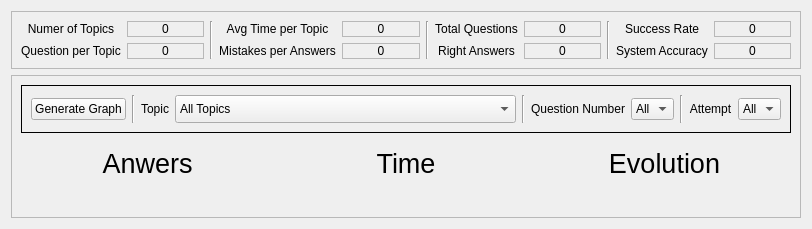
             <widget class="QWidget" name="tab_12">
              <attribute name="title">
               <string>Information</string>
              </attribute>
              <layout class="QVBoxLayout" name="verticalLayout_19">
               <item>
                <widget class="QFrame" name="frame_81">
                 <property name="maximumSize">
                  <size>
                   <width>11111</width>
                   <height>71</height>
                  </size>
                 </property>
                 <property name="frameShape">
                  <enum>QFrame::StyledPanel</enum>
                 </property>
                 <property name="frameShadow">
                  <enum>QFrame::Raised</enum>
                 </property>
                 <layout class="QGridLayout" name="gridLayout_59">
                  <item row="0" column="0">
                   <widget class="QLabel" name="label_216">
                    <property name="text">
                     <string>Numer of Topics</string>
                    </property>
                    <property name="alignment">
                     <set>Qt::AlignCenter</set>
                    </property>
                   </widget>
                  </item>
                  <item row="0" column="1">
                   <widget class="QLabel" name="label_218">
                    <property name="frameShape">
                     <enum>QFrame::StyledPanel</enum>
                    </property>
                    <property name="text">
                     <string>0</string>
                    </property>
                    <property name="alignment">
                     <set>Qt::AlignCenter</set>
                    </property>
                   </widget>
                  </item>
                  <item row="0" column="2" rowspan="2">
                   <widget class="Line" name="line_21">
                    <property name="orientation">
                     <enum>Qt::Vertical</enum>
                    </property>
                   </widget>
                  </item>
                  <item row="0" column="3">
                   <widget class="QLabel" name="label_223">
                    <property name="layoutDirection">
                     <enum>Qt::LeftToRight</enum>
                    </property>
                    <property name="text">
                     <string>Avg Time per Topic</string>
                    </property>
                    <property name="alignment">
                     <set>Qt::AlignCenter</set>
                    </property>
                   </widget>
                  </item>
                  <item row="0" column="4">
                   <widget class="QLabel" name="label_220">
                    <property name="frameShape">
                     <enum>QFrame::StyledPanel</enum>
                    </property>
                    <property name="text">
                     <string>0</string>
                    </property>
                    <property name="alignment">
                     <set>Qt::AlignCenter</set>
                    </property>
                   </widget>
                  </item>
                  <item row="0" column="5" rowspan="2">
                   <widget class="Line" name="line_23">
                    <property name="orientation">
                     <enum>Qt::Vertical</enum>
                    </property>
                   </widget>
                  </item>
                  <item row="0" column="6">
                   <widget class="QLabel" name="label_215">
                    <property name="text">
                     <string>Total Questions</string>
                    </property>
                    <property name="alignment">
                     <set>Qt::AlignCenter</set>
                    </property>
                   </widget>
                  </item>
                  <item row="0" column="7">
                   <widget class="QLabel" name="label_226">
                    <property name="frameShape">
                     <enum>QFrame::StyledPanel</enum>
                    </property>
                    <property name="text">
                     <string>0</string>
                    </property>
                    <property name="alignment">
                     <set>Qt::AlignCenter</set>
                    </property>
                   </widget>
                  </item>
                  <item row="0" column="8" rowspan="2">
                   <widget class="Line" name="line_22">
                    <property name="orientation">
                     <enum>Qt::Vertical</enum>
                    </property>
                   </widget>
                  </item>
                  <item row="0" column="9">
                   <widget class="QLabel" name="label_224">
                    <property name="text">
                     <string>Success Rate</string>
                    </property>
                    <property name="alignment">
                     <set>Qt::AlignCenter</set>
                    </property>
                   </widget>
                  </item>
                  <item row="0" column="10">
                   <widget class="QLabel" name="label_213">
                    <property name="frameShape">
                     <enum>QFrame::StyledPanel</enum>
                    </property>
                    <property name="text">
                     <string>0</string>
                    </property>
                    <property name="alignment">
                     <set>Qt::AlignCenter</set>
                    </property>
                   </widget>
                  </item>
                  <item row="1" column="0">
                   <widget class="QLabel" name="label_212">
                    <property name="text">
                     <string>Question per Topic</string>
                    </property>
                    <property name="alignment">
                     <set>Qt::AlignCenter</set>
                    </property>
                   </widget>
                  </item>
                  <item row="1" column="1">
                   <widget class="QLabel" name="label_211">
                    <property name="frameShape">
                     <enum>QFrame::StyledPanel</enum>
                    </property>
                    <property name="text">
                     <string>0</string>
                    </property>
                    <property name="alignment">
                     <set>Qt::AlignCenter</set>
                    </property>
                   </widget>
                  </item>
                  <item row="1" column="3">
                   <widget class="QLabel" name="label_222">
                    <property name="text">
                     <string>Mistakes per Answers</string>
                    </property>
                    <property name="alignment">
                     <set>Qt::AlignCenter</set>
                    </property>
                   </widget>
                  </item>
                  <item row="1" column="4">
                   <widget class="QLabel" name="label_225">
                    <property name="frameShape">
                     <enum>QFrame::StyledPanel</enum>
                    </property>
                    <property name="text">
                     <string>0</string>
                    </property>
                    <property name="alignment">
                     <set>Qt::AlignCenter</set>
                    </property>
                   </widget>
                  </item>
                  <item row="1" column="6">
                   <widget class="QLabel" name="label_217">
                    <property name="text">
                     <string>Right Answers</string>
                    </property>
                    <property name="alignment">
                     <set>Qt::AlignCenter</set>
                    </property>
                   </widget>
                  </item>
                  <item row="1" column="7">
                   <widget class="QLabel" name="label_219">
                    <property name="frameShape">
                     <enum>QFrame::StyledPanel</enum>
                    </property>
                    <property name="text">
                     <string>0</string>
                    </property>
                    <property name="alignment">
                     <set>Qt::AlignCenter</set>
                    </property>
                   </widget>
                  </item>
                  <item row="1" column="9">
                   <widget class="QLabel" name="label_221">
                    <property name="text">
                     <string>System Accuracy</string>
                    </property>
                    <property name="alignment">
                     <set>Qt::AlignCenter</set>
                    </property>
                   </widget>
                  </item>
                  <item row="1" column="10">
                   <widget class="QLabel" name="label_214">
                    <property name="frameShape">
                     <enum>QFrame::StyledPanel</enum>
                    </property>
                    <property name="text">
                     <string>0</string>
                    </property>
                    <property name="alignment">
                     <set>Qt::AlignCenter</set>
                    </property>
                   </widget>
                  </item>
                 </layout>
                </widget>
               </item>
               <item>
                <widget class="QFrame" name="frame_19">
                 <property name="frameShape">
                  <enum>QFrame::StyledPanel</enum>
                 </property>
                 <property name="frameShadow">
                  <enum>QFrame::Raised</enum>
                 </property>
                 <layout class="QGridLayout" name="gridLayout_66">
                  <item row="0" column="0" colspan="3">
                   <widget class="QFrame" name="horizontalFrame_2">
                    <property name="frameShape">
                     <enum>QFrame::Panel</enum>
                    </property>
                    <layout class="QHBoxLayout" name="horizontalLayout_18">
                     <item>
                      <widget class="QPushButton" name="eval_generate_graph">
                       <property name="text">
                        <string>Generate Graph</string>
                       </property>
                      </widget>
                     </item>
                     <item>
                      <widget class="Line" name="line_20">
                       <property name="orientation">
                        <enum>Qt::Vertical</enum>
                       </property>
                      </widget>
                     </item>
                     <item>
                      <widget class="QLabel" name="label_166">
                       <property name="text">
                        <string>Topic</string>
                       </property>
                       <property name="alignment">
                        <set>Qt::AlignCenter</set>
                       </property>
                      </widget>
                     </item>
                     <item>
                      <widget class="QComboBox" name="eval_subject_comboBox_2">
                       <property name="minimumSize">
                        <size>
                         <width>341</width>
                         <height>28</height>
                        </size>
                       </property>
                       <property name="editable">
                        <bool>false</bool>
                       </property>
                       <item>
                        <property name="text">
                         <string>All Topics</string>
                        </property>
                       </item>
                      </widget>
                     </item>
                     <item>
                      <widget class="Line" name="line_18">
                       <property name="orientation">
                        <enum>Qt::Vertical</enum>
                       </property>
                      </widget>
                     </item>
                     <item>
                      <widget class="QLabel" name="label_195">
                       <property name="text">
                        <string>Question Number</string>
                       </property>
                       <property name="alignment">
                        <set>Qt::AlignCenter</set>
                       </property>
                      </widget>
                     </item>
                     <item>
                      <widget class="QComboBox" name="comboBox_8">
                       <item>
                        <property name="text">
                         <string>All</string>
                        </property>
                       </item>
                      </widget>
                     </item>
                     <item>
                      <widget class="Line" name="line_19">
                       <property name="orientation">
                        <enum>Qt::Vertical</enum>
                       </property>
                      </widget>
                     </item>
                     <item>
                      <widget class="QLabel" name="label_196">
                       <property name="text">
                        <string>Attempt</string>
                       </property>
                       <property name="alignment">
                        <set>Qt::AlignCenter</set>
                       </property>
                      </widget>
                     </item>
                     <item>
                      <widget class="QComboBox" name="comboBox_10">
                       <item>
                        <property name="text">
                         <string>All</string>
                        </property>
                       </item>
                      </widget>
                     </item>
                    </layout>
                   </widget>
                  </item>
                  <item row="1" column="0">
                   <widget class="QWidget" name="widget" native="true">
                    <layout class="QVBoxLayout" name="verticalLayout_21">
                     <item>
                      <widget class="QLabel" name="label_109">
                       <property name="font">
                        <font>
                         <pointsize>20</pointsize>
                        </font>
                       </property>
                       <property name="text">
                        <string>Anwers</string>
                       </property>
                       <property name="alignment">
                        <set>Qt::AlignCenter</set>
                       </property>
                      </widget>
                     </item>
                     <item>
                      <widget class="QLabel" name="label_108">
                       <property name="text">
                        <string/>
                       </property>
                       <property name="pixmap">
                        <pixmap resource="imgs.qrc">:/imgs/pie.jpg</pixmap>
                       </property>
                       <property name="scaledContents">
                        <bool>true</bool>
                       </property>
                      </widget>
                     </item>
                    </layout>
                   </widget>
                  </item>
                  <item row="1" column="1">
                   <widget class="QWidget" name="widget_3" native="true">
                    <layout class="QVBoxLayout" name="verticalLayout_22">
                     <item>
                      <widget class="QLabel" name="label_167">
                       <property name="font">
                        <font>
                         <pointsize>20</pointsize>
                        </font>
                       </property>
                       <property name="text">
                        <string>Time</string>
                       </property>
                       <property name="alignment">
                        <set>Qt::AlignCenter</set>
                       </property>
                      </widget>
                     </item>
                     <item>
                      <widget class="QLabel" name="label_168">
                       <property name="text">
                        <string/>
                       </property>
                       <property name="pixmap">
                        <pixmap resource="imgs.qrc">:/imgs/graph.png</pixmap>
                       </property>
                       <property name="scaledContents">
                        <bool>true</bool>
                       </property>
                      </widget>
                     </item>
                    </layout>
                   </widget>
                  </item>
                  <item row="1" column="2">
                   <widget class="QWidget" name="widget_5" native="true">
                    <layout class="QVBoxLayout" name="verticalLayout_23">
                     <item>
                      <widget class="QLabel" name="label_169">
                       <property name="font">
                        <font>
                         <pointsize>20</pointsize>
                        </font>
                       </property>
                       <property name="text">
                        <string>Evolution</string>
                       </property>
                       <property name="alignment">
                        <set>Qt::AlignCenter</set>
                       </property>
                      </widget>
                     </item>
                     <item>
                      <widget class="QLabel" name="label_170">
                       <property name="text">
                        <string/>
                       </property>
                       <property name="pixmap">
                        <pixmap resource="imgs.qrc">:/imgs/lines.png</pixmap>
                       </property>
                       <property name="scaledContents">
                        <bool>true</bool>
                       </property>
                      </widget>
                     </item>
                    </layout>
                   </widget>
                  </item>
                 </layout>
                </widget>
               </item>
              </layout>
             </widget>
